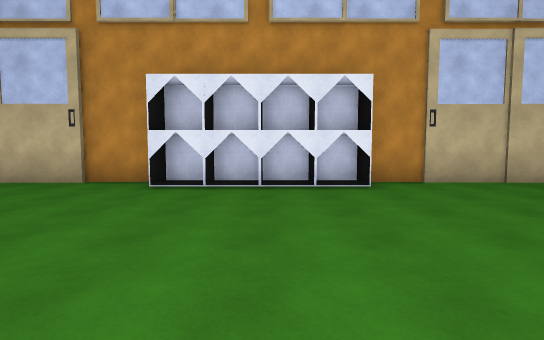
view 1 (above)

16 first-person views from a walk through a scene from a Unity 3-D project. The camera is 1.4 m above the floor, tilts 4° down and sees 85° across. The floor is counted in squares, 2 m on a side. Each view is taken from the middle of a square. On the plan, view 1 faces up. The plan holds only what a view shows up to about 10 squares ahead; the rest is blank. Surface patterns are stand-ins for the level's own textures.

view 2
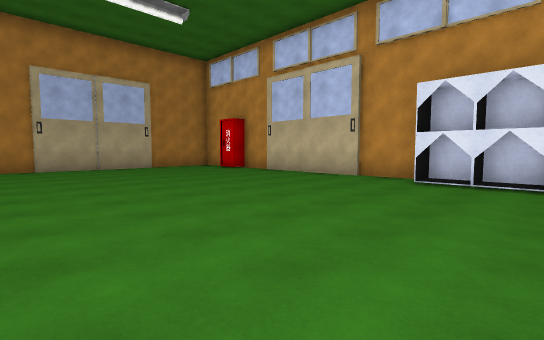

view 3
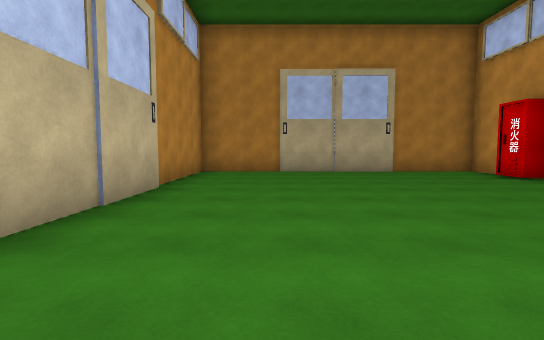

view 4
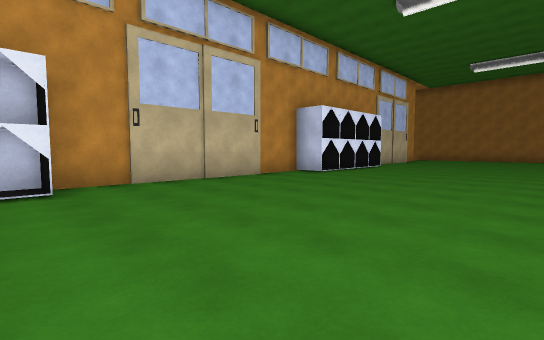

view 5
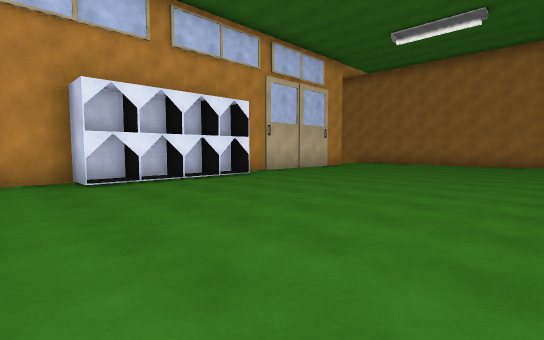

view 6
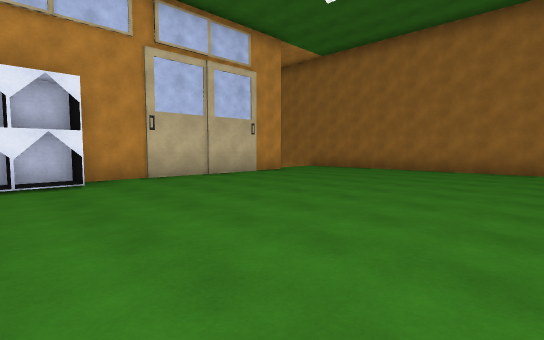

view 7
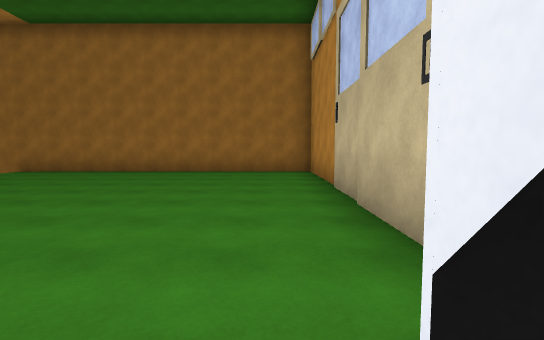

view 8
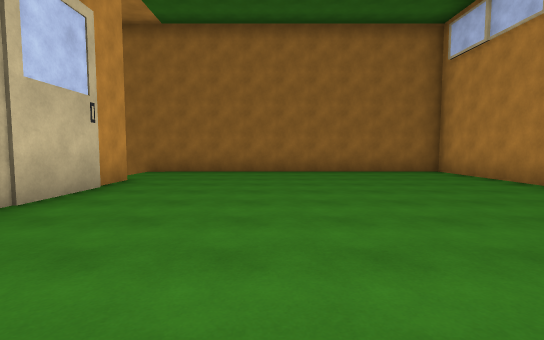

view 9
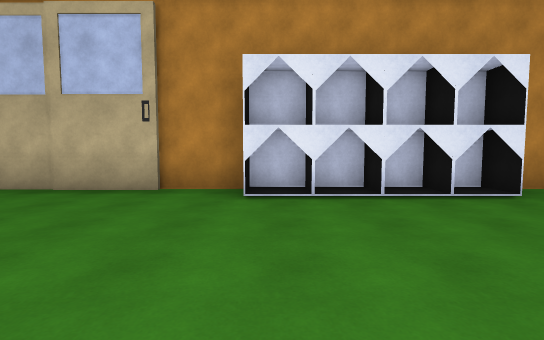

view 10
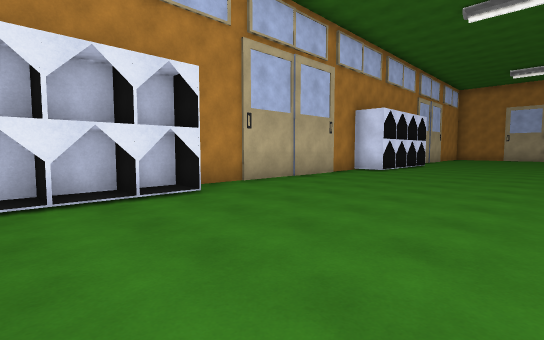

view 11
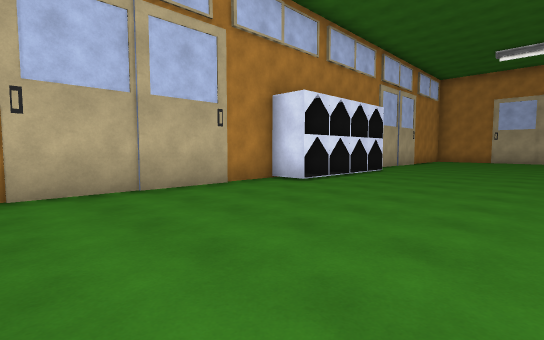

view 12
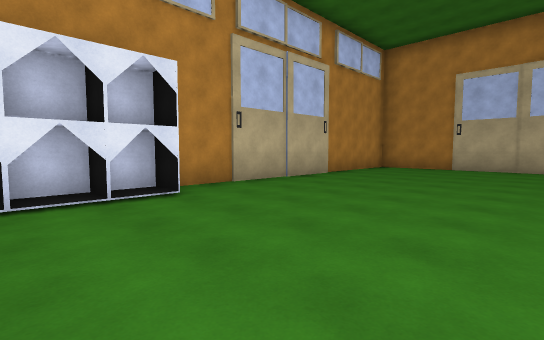

view 13
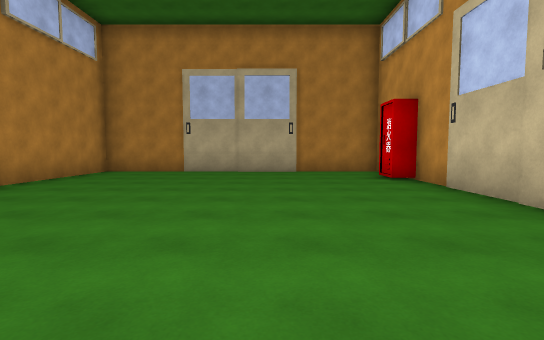

view 14
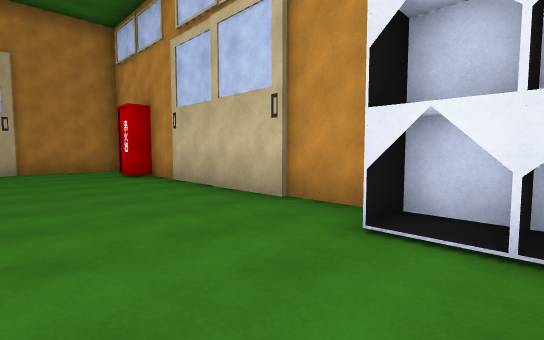

view 15
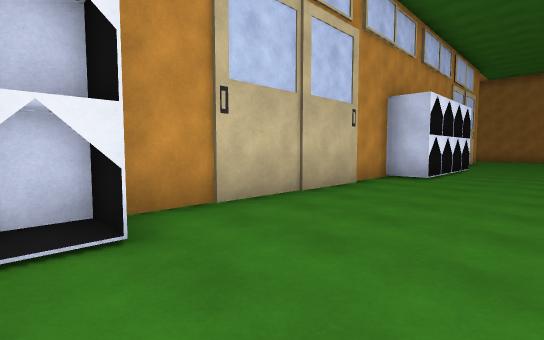

view 16
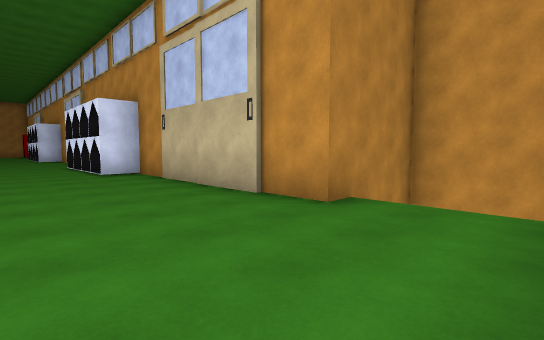

### Floor plan
Points are (right, up) in squares from view 1. A wall is a line through its corners. A room is listed if a view was taken in it or the views show most of it. See-through windows are left out.
Room 1 (views 1, 2, 3, 4, 5, 6, 7, 8, 9, 10, 11, 12, 13, 14, 15, 16)
walls: (1.8, -1.1) (1.8, -2.2) (7.9, -2.2); (6.8, 6.1) (3.1, 6.1); (1.8, 5.2) (1.8, 6.1) (-2.2, 6.1) (-2.2, 5.2); (1.9, 5.3) (1.4, 5.3); (8.4, -1.1) (8.4, -2) (12.4, -2) (12.4, -1.1); (3.2, 6.3) (1.9, 6.3); (8.4, 5.2) (8.4, 6.3) (6.7, 6.3); (1.1, 5.3) (0.4, 5.3); (9.1, -1.2) (9.7, -1.2); (0.8, 5.2) (0.8, 6.1); (9.4, -1.1) (9.4, -2.1); (9.4, 5.2) (9.4, 6); (0.5, -1.2) (0.8, -1.2) (0.8, -2); (9.8, 5.3) (9.1, 5.3); (0.1, 5.3) (-0.6, 5.3); (10.1, -1.2) (10.7, -1.2); (10.4, -1.1) (10.4, -2.1); (10.4, 5.2) (10.4, 5.9); (-0.5, -1.2) (-0.2, -1.2) (-0.2, -1.9); (10.8, 5.3) (10.1, 5.3); (-0.9, 5.3) (-1.6, 5.3); (11.1, -1.2) (11.4, -1.2) (11.4, -2); (-1.2, -1.1) (-1.2, -2); (11.4, 5.2) (11.4, 6); (-1.5, -1.2) (-0.9, -1.2); (-1.2, 6.1) (-1.2, 5.2); (11.8, 5.3) (11.1, 5.3); (-2.2, -1.1) (-2.2, -2) (-0.2, -2); (12.4, 5.2) (12.4, 6.1) (8.6, 6.1); (12.4, -2.2) (21.3, -2.2) (21.3, 6.5); (-2.5, 6.3) (-4, 6.3); (-3.9, 6.1) (-7.5, 6.1); (14, 6.3) (12.4, 6.3) (12.4, 5.3) (12, 5.3); (17.5, 6.1) (13.9, 6.1); (-7.5, 6.3) (-8.8, 6.3) (-8.8, 5.8) (-9.6, 5.8); (18.9, 6.3) (17.4, 6.3); (-10.3, 6.3) (-11.3, 6.3) (-11.3, -2.2) (-2.6, -2.2); (19.5, 9.2) (18.8, 9.2) (18.8, 8.5)

Positions as (right, up) in squares from view 1, and headings:
1: (0, 0), facing up
2: (0, -1), facing up-left
3: (-2, 0), facing left
4: (1, 0), facing up-right
5: (7, -1), facing up-right
6: (11, -1), facing up-right
7: (12, -1), facing right
8: (12, 3), facing right
9: (12, 3), facing down
10: (11, 3), facing down-left
11: (7, 3), facing down-left
12: (0, 3), facing down-left
13: (-2, 3), facing left
14: (-1, 3), facing up-left
15: (1, 3), facing up-right
16: (21, 3), facing up-left
